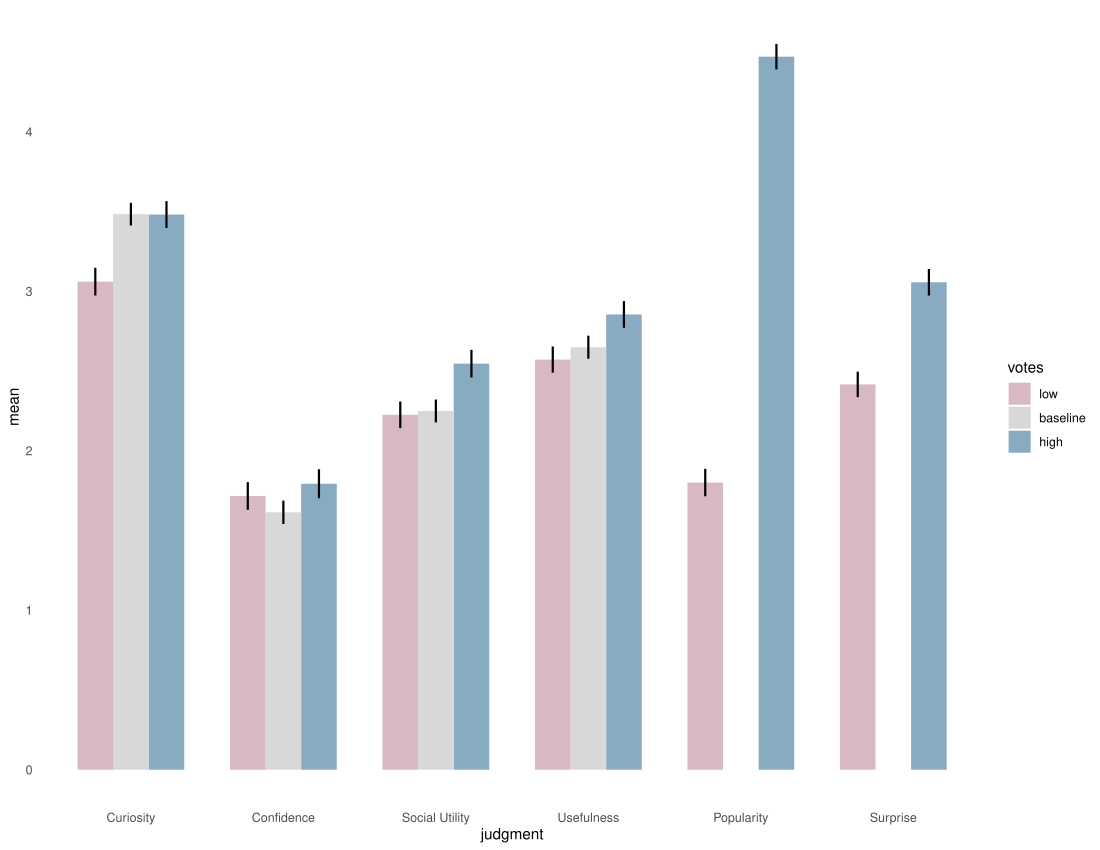

Source code (R):
dodge <- position_dodge(width = 0.7)

graph <- data.frame(
  votes=factor(
    c(
      "low", "low", "low", "low", "low", "low",
      "baseline", "baseline", "baseline", "baseline", "baseline", "baseline",
      "high", "high", "high", "high", "high", "high"
    ),
    levels=c("low", "baseline", "high")
  ),
  judgment=factor(c(
    'Curiosity', 'Confidence', 'Usefulness',
    'Popularity', 'Surprise', 'Social Utility',
    'Curiosity', 'Confidence', 'Usefulness',
    'Popularity', 'Surprise', 'Social Utility',
    'Curiosity', 'Confidence', 'Usefulness',
    'Popularity', 'Surprise', 'Social Utility'
  ), levels=c('Curiosity', 'Confidence', 'Social Utility', 'Usefulness', 'Popularity', 'Surprise')),
  mean=c(
    3.06090534979424, 1.7168724279835395, 2.5720164609053504, 1.8008230452674885, 2.416460905349795, 2.2255144032921814,
    3.484172661870501, 1.6143884892086335, 2.6496402877697847, 0, 0, 2.2496402877697848,
    3.4814814814814805, 1.7934156378600823, 2.8551440329218116, 4.471604938271604, 3.0567901234567882, 2.5465020576131705
  ),
  se=c(
    0.08708556835127079, 0.08677867302581319, 0.0822069278140041, 0.08603070837739102, 0.07974193108745946, 0.08334014977729128,
    0.07087030628635274, 0.07352797928986694, 0.07247601012825244, 0, 0, 0.0717032227640521,
    0.08441716032837629, 0.09057077574386016, 0.08402893743392, 0.08017365370278555, 0.08332530277562553, 0.08671826757953739
  )
)

ggplot(
  data=graph,
  aes(x=judgment, y=mean, fill=votes)
) +
  geom_bar(stat="identity", position = dodge, width=0.7) + 
  geom_errorbar(
    aes(
      ymin=mean-se, ymax=mean+se),
    width=0,
    size=0.75,
    position=dodge#position_dodge(.9)
  ) + 
  theme_minimal() +
  theme(panel.grid.major = element_blank(), panel.grid.minor = element_blank()) +
  scale_fill_manual(values=c("#D9B8C5", "#D8D8D8", "#88ABC2"))
